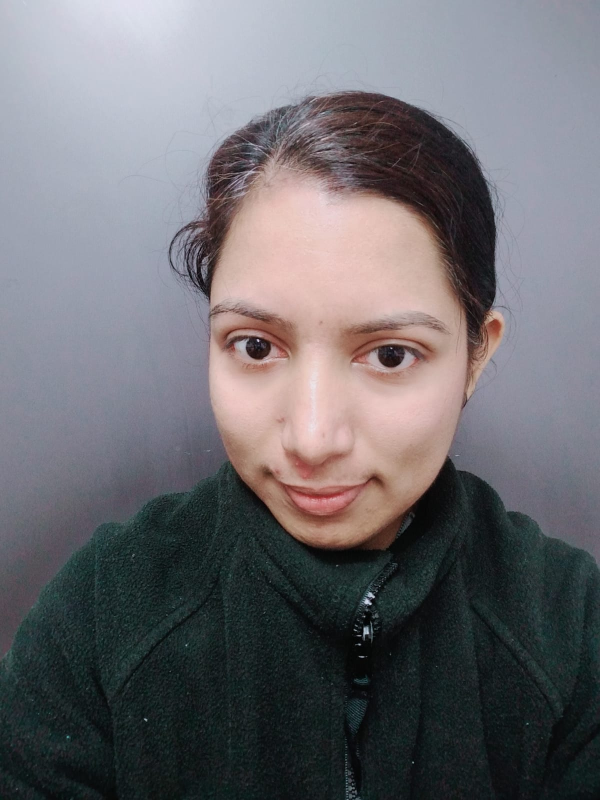
%> input picture geethu.jpeg, 1200 x 1600 px (shown at 1/2 size)
$ octave --eval "edge_face_svm_geethu;"   (GNU Octave 9; MATLAB toolbox functions it lacks are replaced by stand-ins)
%> lines starting %> are read from the running program, lines starting %| are printed output that depends on the picture; in (x1, y1, x2, y2) boxes, pixels count from 0 and x2, y2 are one past the last pixel; in counts of white or black regions, pixels touching at a corner belong together; the program's own positions count from 1
% The following code uploads the photo, display the photo and finds the
% edges of face from SVM segmented image using various edge detection
% methods as well as the custom method created by Geethu

%%%%%%%%%%%%%%% start of main function %%%%%%%%%%%%%%%%%%

function edge_face_svm_geethu()

close all; % close all windows
clear all;

my_photo = imread("geethu.jpeg"); % loading photo
%> my_photo is the input picture: size 1600x1200x3 uint8; mean R, G, B 109.1, 107.6, 112.1
my_photo = imresize(my_photo,0.25); % making the process faster
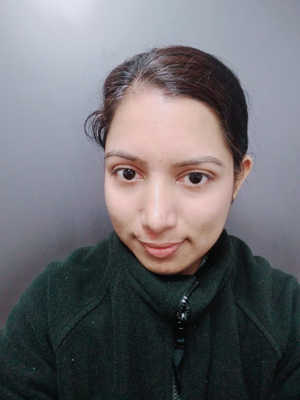
%> my_photo: size 400x300x3 uint8; mean R, G, B 109.1, 107.6, 112.1
[M, N, dim] = size(my_photo)
%> M = 400; N = 300; dim = 3
im =  rgb2hsv(my_photo);% converting to HSV colour space
%> im: size 400x300x3 double; mean H, S, V 0.5, 0.213, 0.471

% Ploting the sub plots
figure(1),
subplot(5,4,[1 5]), imshow(my_photo), title('Original'); % display original image
subplot(5,4,[13 17]), imshow(add_sign(my_photo)), title('Signed Image'); % display signature added image by calling add_sign() function
subplot(5,4,2), imshow(im), title('HSV'); % display HSV converted image

% Converting an image into a 2D table with each row has RGB values
hs=[reshape(im(:,:,1),1,[]);reshape(im(:,:,2),1,[]); reshape(im(:,:,3),1,[])];
[dim, no] = size(hs)
X = hs';
X(1:10,:)

Y = zeros(no,1);
for i=1:no
    if X(i, 1)<0.2 %threshold
        Y(i)=1; % white pixel has ground truth 1 otherwise -1
    else
        Y(i)=-1;
    end
end

Y(1:10)
sz = [ size(Y)];

% Trains a SVM using the RGB values and the ground truth vector
svm =fitcsvm(X,Y,'Standardize',true,'KernelFunction','rbf','KernelScale','auto'); % implementing SVM
% [45 lines not run here, left out]
function sign_image = add_sign(f_image)
%% Creating first initial 'T'
im_T=zeros(50,50);
for i=201:250
    im_T(350:354,202:i-2)=255;
end
im_T(354:400,222:226)=255;

%% Creating second initial 'H'
im_H=zeros(50,50);
im_H(352:400,204:208)=255;
for i=201:250
    im_H(373:377,204:i-4)=255;
end
im_H(352:400,242:246)=255;

face_image=f_image;

f_image(1:400,1:248,1)=im_T(:,:);
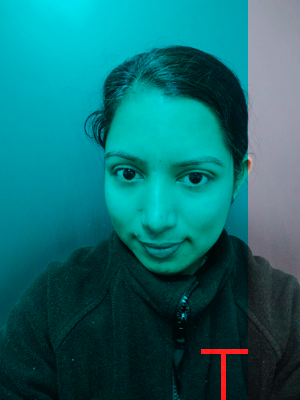
%> f_image: size 400x300x3 uint8; mean R, G, B 18.8, 107.6, 112.1
f_image(1:400,1:248,2)=im_T(:,:);
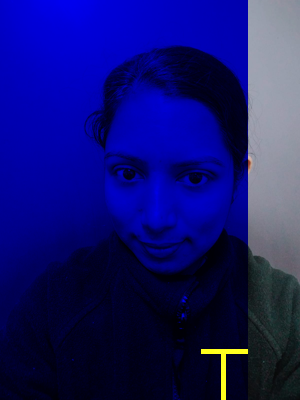
%> f_image: size 400x300x3 uint8; mean R, G, B 18.8, 19.7, 112.1
f_image(1:400,1:248,3)=im_T(:,:);
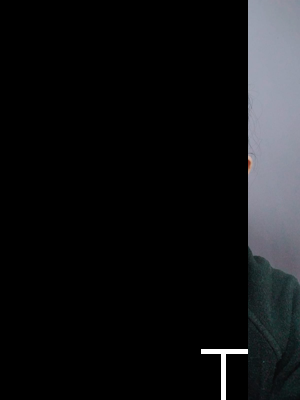
%> f_image: size 400x300x3 uint8; mean R, G, B 18.8, 19.7, 21.4

f_image(1:400,249:494,1)=im_H(:,:);
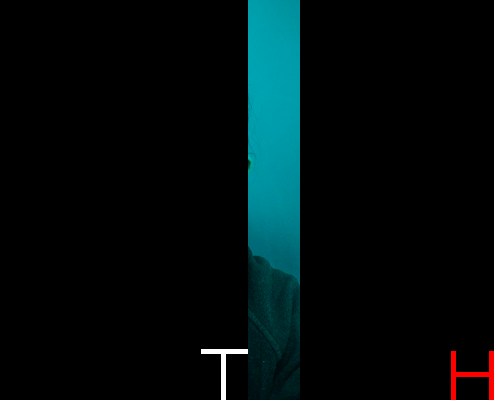
%> f_image: size 400x494x3 uint8; mean R, G, B 1.4, 12, 13
f_image(1:400,249:494,2)=im_H(:,:);
f_image(1:400,249:494,3)=im_H(:,:);
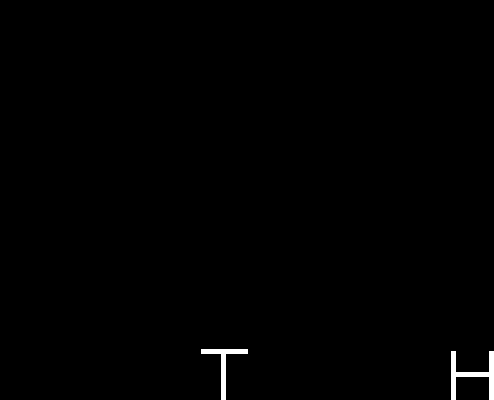
%> f_image: size 400x494x3 uint8; 0.57% white; 2 white regions, box (x1, y1, x2, y2) and area: (451, 351, 494, 400) 655, (201, 349, 248, 400) 465

%% Only need letters 'T' and 'H'
f_image=face_image;

for i=350:400
    for j=201:246
        if(im_T(i,j)>190) % thrsholding
            f_image(i,j,1)=im_T(i,j);   %% add to RED chanel
        end
        if(im_H(i,j)>190) % thrsholding
            f_image(i,j+50,2)=im_H(i,j);   %% add to GREEN chanel
        end
    end
end
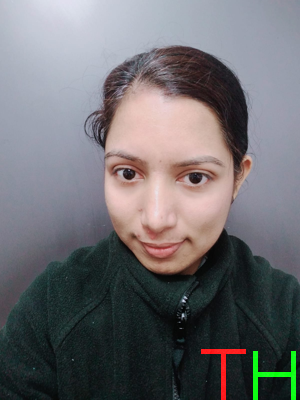
%> f_image: size 400x300x3 uint8; 0.92% of pixels changed, all inside (x1, y1, x2, y2) = (201, 349, 296, 400)
sign_image = f_image;
end
%%%%%%%%%%%%%%%%%%% end %%%%%%%%%%%%%%%%%%%%%%%%%

%%%%%%%%%%%% Function to create my own egde by customising Canny edge method %%%%%%%%%
function eg = custom_edge(im_eg) % segmented image as parameter to the function
% customizing Canny edge detection to improve edges
% [low_threshold high_threshold] parameter specifies the thresholds for hysteresis thresholding
low_threshold = .1;
high_threshold = .6;
sigma = 15; % setting the standard deviation of the filter
eg = edge(im_eg, 'canny', [low_threshold high_threshold], sigma);
% Remove small edge fragments
eg = bwareaopen(eg, 20);
% apply Gaussian smoothing to edges
eg = imgaussfilt(double(eg), 1, 'FilterSize', 5);
end
%%%%%%%%%%%%%%%%%% end %%%%%%%%%%%%%%%%%%%%

%%%%%%%% function for adding color to custom edge %%%%%%%%%
function my_edge_rgb = customedge_color(my_edge) % custom edge image as parameter to the function
% Get the height and width of the image
[height, width, ~] = size(my_edge);
% Create a matrix of zeros with the same dimensions as the image
zeros_img = zeros(height, width);
% Specify the color for the edges
color = [1 0 0]; % red color
% Overlay the binary edge map using the specified color
my_edge_rgb = imoverlay(zeros_img, my_edge, color);
end
%%%%%%%%%%%% end %%%%%%%%%%%%%%%%%%%%%%
%> in edge_face_svm_geethu, `X(1:10,:)`: ans = [0.598 0.0837 0.796; 0.608 0.0837 0.796; 0.622 0.0743 0.792; 0.643 0.0693 0.792; 0.622 0.0743 0.792; 0.622 0.0743 0.792; 0.622 0.0743 0.792; 0.622 0.0743 0.792; 0.622 0.0746 0.788; 0.622 0.075 0.784]
%> in edge_face_svm_geethu, `Y(1:10)`: ans = [-1; -1; -1; -1; -1; -1; -1; -1; -1; -1]
%> in edge_face_svm_geethu, `sz = [ size(Y)];`: sz = [120000 1]
%> the run ends on the next line
